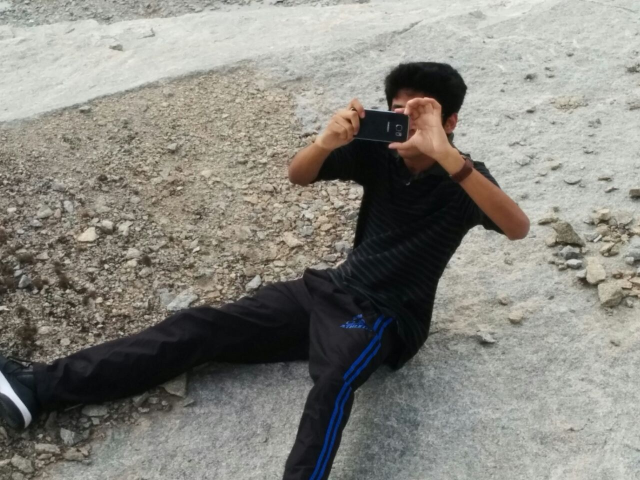
#> input picture Self LSTM codes/Bday Treat.jpg, 1280 x 960 px (shown at 1/2 size)
$ python 'Driver code.py'
#> lines starting #> are read from the running program, lines starting #| are printed output that depends on the picture
### Self LSTM codes/layers.py
'''
def init(input_size, hidden_size, fancy_forget_bias_init = 3):
#{
    """
    Initialize parameters of the LSTM (both weights and biases in one matrix)
    One might way to have a positive fancy_forget_bias_init number (e.g. maybe even up to 5, in some papers)
    """
    # +1 for the biases, which will be the first row of WLSTM

    # ================== Why 4*Hidden Size?


    WLSTM = np.random.randn(input_size + hidden_size + 1, 4 * hidden_size) / np.sqrt(input_size + hidden_size)
    WLSTM[0,:] = 0 # initialize biases to zero

    if fancy_forget_bias_init != 0:
    #{
        # forget gates get little bit negative bias initially to encourage them to be turned off
        # remember that due to Xavier initialization above, the raw output activations from gates before
        # nonlinearity are zero mean and on order of standard deviation ~1
        WLSTM[0,hidden_size:2*hidden_size] = fancy_forget_bias_init
    #}

    return WLSTM
#}
'''
import numpy as np
def forward(X, inputs, targets, WLSTM, Hout, c0 = None, h0 = None):
#{
    """
    X should be of shape (n,b,input_size), where n = length of sequence, b = batch size
    """

    loss = 0

    n,input_size = X.shape
    d = int(WLSTM.shape[1]/4 )# hidden size
    if c0 is None:
      c0 = np.zeros(d,)
    if h0 is None:
      h0 = np.zeros(d,)

    # Perform the LSTM forward pass with X as the input
    xphpb = WLSTM.shape[0] # x plus h plus bias, lol
    Hin = np.zeros((n, xphpb)) # input [1, xt, ht-1] to each tick of the LSTM
    # Hout = np.zeros((n, b, int(d))) # hidden representation of the LSTM (gated cell content)
    IFOG = np.zeros((n, int(d * 4))) # input, forget, output, gate (IFOG)
    IFOGf = np.zeros((int(n), int(d * 4))) # after nonlinearity
    C = np.zeros((n, int(d) )) # cell content
    Ct = np.zeros((n, int(d) )) # tanh of cell content

    for t in range(len(inputs)):
    #{
        # concat [x,h] as input to the LSTM

        X[t][inputs[t]] = 1
        if t > 0:
        #{
            prevh = Hout[t-1]
        #}

        else:
        #{
            prevh = h0
        #}

        Hin[t,0] = 1 # bias
        Hin[t, 1:input_size+1] = X[t]
        Hin[t, input_size+1:] = prevh
        # compute all gate activations. dots: (most work is this line)
        IFOG[t] = np.dot(Hin[t].reshape((1,xphpb)),WLSTM).reshape(4*int(d),)
        # non-linearities
        IFOGf[t,:int(3*d)] = 1.0/(1.0+np.exp(-IFOG[t,:int(3*d)])) # sigmoids; these are the gates
        IFOGf[t,int(3*d):] = np.tanh(IFOG[t,int(3*d):]) # tanh
        # compute the cell activation
        prevc = C[t-1] if t > 0 else c0

        C[t] = IFOGf[t,:int(d)] * IFOGf[t,int(3*d):] + IFOGf[t,int(d):int(2*d)] * prevc
        Ct[t] = np.tanh(C[t])

        # The dimension is (hidden_size, )
        Hout[t] = IFOGf[t,int(2*d):int(3*d)] * Ct[t]


    #}

    cache = {}
    cache['WLSTM'] = WLSTM
    cache['Hout'] = Hout
    cache['IFOGf'] = IFOGf
    cache['IFOG'] = IFOG
    cache['C'] = C
    cache['Ct'] = Ct
    cache['Hin'] = Hin
    cache['c0'] = c0
    cache['h0'] = h0

    # return C[t], as well so we can continue LSTM with prev state init if needed
    return C[t], Hout[t], cache
#}


def backward(inputs, dHout_in, cache, dcn = None, dhn = None):
#{

    WLSTM = cache['WLSTM']
    Hout = cache['Hout']
    IFOGf = cache['IFOGf']
    IFOG = cache['IFOG']
    C = cache['C']
    Ct = cache['Ct']
    Hin = cache['Hin']
    c0 = cache['c0']
    h0 = cache['h0']
    n,d = Hout.shape
    input_size = WLSTM.shape[0] - d - 1 # -1 due to bias

    # backprop the LSTM
    dIFOG = np.zeros(IFOG.shape)
    dIFOGf = np.zeros(IFOGf.shape)
    dWLSTM = np.zeros(WLSTM.shape)
    dHin = np.zeros(Hin.shape)
    dC = np.zeros(C.shape)
    dX = np.zeros((n,input_size))
    dh0 = np.zeros(d,)
    dc0 = np.zeros(d,)
    dHout = dHout_in.copy() # make a copy so we don't have any funny side effects
    if dcn is not None: dC[n-1] += dcn.copy() # carry over gradients from later
    if dhn is not None: dHout[n-1] += dhn.copy()
    for t in reversed(range(n)):
    #{

        tanhCt = Ct[t]
        dIFOGf[t,2*d:3*d] = tanhCt * dHout[t]
        # backprop tanh non-linearity first then continue backprop
        dC[t] += (1-tanhCt**2) * (IFOGf[t,2*d:3*d] * dHout[t])

        if t > 0:
        #{
            dIFOGf[t,d:2*d] = C[t-1] * dC[t]
            dC[t-1] += IFOGf[t,d:2*d] * dC[t]
        #}
        else:
        #{
            dIFOGf[t,d:2*d] = c0 * dC[t]
            dc0 = IFOGf[t,d:2*d] * dC[t]
        #}

        dIFOGf[t,:d] = IFOGf[t,3*d:] * dC[t]
        dIFOGf[t,3*d:] = IFOGf[t,:d] * dC[t]

        # backprop activation functions
        dIFOG[t,3*d:] = (1 - IFOGf[t,3*d:] ** 2) * dIFOGf[t,3*d:]
        y = IFOGf[t,:3*d]
        dIFOG[t,:3*d] = (y*(1.0-y)) * dIFOGf[t,:3*d]

        # backprop matrix multiply
        dWLSTM += np.dot( Hin[t].reshape((WLSTM.shape[0],1)), dIFOG[t].reshape((1,int(4*d))))
        dHin[t] = dIFOG[t].dot(WLSTM.transpose())

        # backprop the identity transforms into Hin
        dX[t] = dHin[t,1:input_size+1]
        if t > 0:
            dHout[t-1,:] += dHin[t,input_size+1:]
        else:
            dh0 += dHin[t,input_size+1:]


    #}
    for i in [dWLSTM]:
        np.clip(i, -5,5,out=i)


    return dX, dWLSTM, dc0, dh0
#}

### Self LSTM codes/Driver code.py
'''
Make correction. Sample should come before forward(), and not after it. since we are sending it inputs[0]
hprev and cprev have to be decided accordingly.
'''


from layers import forward, backward


import numpy as np


# First we create the data variable.

# data = open('HarryPotter.txt', 'r').read()
# data = data.split()


import cv2

img = cv2.imread("Bday Treat.jpg",cv2.IMREAD_GRAYSCALE)
#> img: shape (960, 1280); min 2, max 243, mean 133.1


# print(img.shape)

# cv2.imshow("Original",img)

r = 70 / img.shape[1]
#> r = 0.0547
dim = (70, int(img.shape[0] * r))
#> dim = (70, 52)

# perform the actual resizing of the image and show it
resizeds = cv2.resize(img, dim, interpolation = cv2.INTER_AREA)
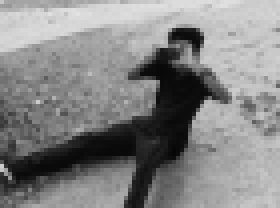
#> resizeds: shape (52, 70) (shown 4 times larger); min 6, max 226, mean 133.1

data = list(resizeds.reshape((resizeds.shape[0]*resizeds.shape[1],    )))
#> data = 3640 values, max 226 at index 229, min 6 at index 2633, mean 133.1

chars = list(set(data))
#> chars = 219 values from 6 to 226
data_size, vocab_size = len(data), len(chars)
#> data_size = 3640; vocab_size = 219
print( 'data has {0} characters, {1} unique.'.format(data_size, vocab_size) )
#| data has 3640 characters, 219 unique.
char_to_ix = { ch:i for i,ch in enumerate(chars) }
#> char_to_ix = 219 items
ix_to_char = { i:ch for i,ch in enumerate(chars) }
#> ix_to_char = 219 items


# hyperparameters
hidden_size = 100 # size of hidden layer of neurons
seq_length = 25 # number of steps to unroll the RNN for
learning_rate = 1e-1


# The +1 is for the bias in both WLSTM and WHY
WLSTM = np.random.randn(1 + vocab_size + hidden_size, 4*hidden_size)
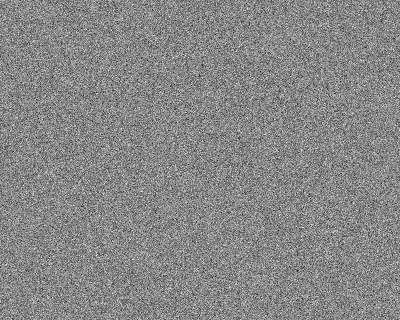
#> WLSTM: shape (320, 400) float64; min -4.85, max 4.29, mean 0.00281; drawn with min black and max white
WHY = np.random.randn(1 + hidden_size, vocab_size)
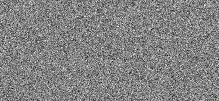
#> WHY: shape (101, 219) float64; min -4.03, max 3.83, mean 0.0153; drawn with min black and max white
# IFOG = np.zeros( (data_size, 4*hidden_size) )
# IFOGf = np.zeros_like(IFOG)

X = np.zeros((data_size, vocab_size))

# The +1 with hidden_size is for the biases
Hout = np.zeros((data_size, hidden_size))
# Hout[:,0] = np.ones(data_size)

Y = np.zeros((data_size, vocab_size))
P = np.zeros((data_size, vocab_size))

C = np.zeros((data_size, hidden_size))


dY = np.zeros_like(Y)
dHout = np.zeros_like(Hout)
dhout = np.zeros((data_size, hidden_size+1))
dCt = np.zeros((data_size, hidden_size))
dC = np.zeros((data_size, hidden_size))
dWHY = np.zeros_like(WHY)


mWLSTM, mWHY = np.zeros_like(WLSTM), np.zeros_like(WHY)
# Might not need some of the below.
# e=0.3
txtf = None
n, p = 0, 0
'''
mWxh, mWhh, mWhy = np.zeros_like(Wxh), np.zeros_like(Whh), np.zeros_like(Why)
mbh, mby = np.zeros_like(bh), np.zeros_like(by) # memory variables for Adagrad
'''
loss=0
smooth_loss = -np.log(1.0/vocab_size)*seq_length # loss at iteration 0
#> smooth_loss = 134.7
e=0.03

do_from_start = True


def sample(h, c, seed_ix, n):
#{
    x = np.zeros(vocab_size,)
    x[seed_ix]=1
    ixes=[]

    xphpb = WLSTM.shape[0] # x plus h plus bias, lol
    H_in = np.zeros((n, xphpb)) # input [1, xt, ht-1] to each tick of the LSTM
    h_out = np.zeros((n, hidden_size)) # hidden representation of the LSTM (gated cell content)
    IFOG_ = np.zeros((n, int(hidden_size * 4))) # input, forget, output, gate (IFOG)
    IFOGf_ = np.zeros((int(n), int(hidden_size * 4))) # after nonlinearity
    C_ = np.zeros((n, hidden_size )) # cell content
    Ct_ = np.zeros((n, hidden_size )) # tanh of cell content

    for t in range(n):
    #{
        # concat [x,h] as input to the LSTM


        if t > 0:
        #{
            prevh = h_out[t-1]
        #}

        else:
        #{
            prevh = h
        #}

        H_in[t,0] = 1 # bias
        H_in[t, 1:vocab_size+1] = x
        H_in[t, vocab_size+1:] = prevh
        # compute all gate activations. dots: (most work is this line)
        IFOG_[t] = np.dot(H_in[t].reshape((1,xphpb)),WLSTM).reshape(4*hidden_size,)
        # non-linearities
        IFOGf_[t,:int(3*hidden_size)] = 1.0/(1.0+np.exp(-IFOG_[t,:int(3*hidden_size)])) # sigmoids; these are the gates
        IFOGf_[t,int(3*hidden_size):] = np.tanh(IFOG_[t,int(3*hidden_size):]) # tanh
        # compute the cell activation
        prevc = C_[t-1] if t > 0 else c

        C_[t] = IFOGf_[t,:hidden_size] * IFOGf_[t,3*hidden_size:] + IFOGf_[t,hidden_size:2*hidden_size] * prevc
        Ct_[t] = np.tanh(C_[t])

        # The dimension is (hidden_size, )
        h_out[t] = IFOGf_[t,2*hidden_size:3*hidden_size] * Ct_[t]
#> (the run stopped early here; a loop or call above may not have finished)
